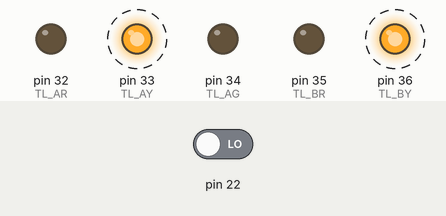
The sketch below on a simulated Arduino Mega 2560, built with avr-gcc and run on an emulated ATmega2560. On the bench: output pins drawn as LEDs (lit = HIGH). Dashed ring = blinking. The inputs (shaded band) are chosen by the test bench; at power-on: pin 22 LOW.

Above: at 4.8 s.
4.9 s: pin 22 driven HIGH
At 5.8 s:
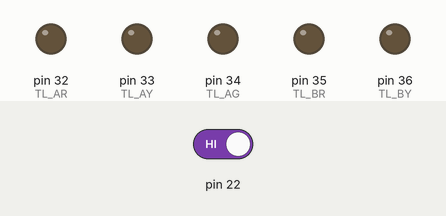
At 7.0 s:
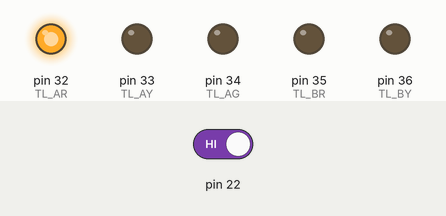
Timing chart, 0 to 8.5 s (numbered marks = the images above; inputs shaded):
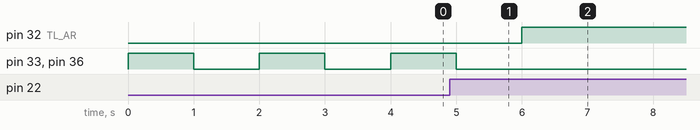

Measured:
- after the input at 4.9 s, pin 32 (TL_AR): LOW → HIGH after 1.1 s; pin 33 (TL_AY), pin 36 (TL_BY): goes on until 5.0 s, then stays LOW
- by itself, pin 33 (TL_AY), pin 36 (TL_BY): alternates HIGH for 1.0 s and LOW for 1.0 s

The sketch:

traffic_light.ino
```cpp
#include <Arduino.h>
#include <avr/delay.h>

// time
#define T1 70
#define T2 77
#define T3 147
#define T4 154

/* Definitions of traffic lights on PORT C
 *
 * TL_A  : Mask for traffic light A
 * TL_AR : Bit for RED on TR_A
 * TL_AY : Bit for YELLOW on TR_A
 * TL_AG : Bit fot GREEN on TR_A
 */
#define TL_AR 5
#define TL_AY 4
#define TL_AG 3
#define TL_A (1<<TL_AR | 1<<TL_AY|  1<<TL_AG)

#define TL_BR 2
#define TL_BY 1
#define TL_BG 0
#define TL_B (1<<TL_BR | 1<<TL_BY|  1<<TL_BG)

// On PORT A
#define TL_ON 0

void setup() {
    DDRC |= TL_A | TL_B;
    DDRC &= ~(1<<TL_ON);
}

void loop() {
    // if PA0 is LOW, blink at .5 Hz
    while (!(PINA & 1<<TL_ON)) {
        PORTC |= 1<<TL_AY | 1<<TL_BY;
        _delay_ms(1000);
        PORTC &= ~(1<<TL_AY | 1<<TL_BY);
        _delay_ms(1000);
    }

    PORTC &= 0;
    // `t` counts how many seconds have passed
    for (uint16_t t = 0; t <= T4; t++) {

        // PORTC |= (t < T2) ? 1<<TL_AR : 1;
        // Traffic Light A RED (TL_AR)
        if (t < T2) {
            PORTC |= 1<<TL_AR;
        }

        // Traffic Light A YELLOW (TL_AY)
        if (T3 <= t && t < T4) {
            PORTC |= 1<<TL_AY;
        }

        // Traffic Light A GREEN (TL_AG)
        if (T2 <= t && t < T3) {
            PORTC |= 1<<TL_AG;
        }

        // Traffic Light B RED (TL_BR)
        if (T2 <= t && t < T4) {
            PORTC |= 1<<TL_BR;
        }

        // Traffic Light B YELLOW (TL_BY)
        if (T1 <= t && t < T2) {
            PORTC |= 1<<TL_BY;
        }

        // Traffic Lifht B GREEN (TL_BG)
        if (t < T1) {
            PORTC |= 1<<TL_BG;
        }

        // Wait for 1 Second
        _delay_ms(1000);
        // Reset, everything will be turned back on with the next iteration
        PORTC &= 0;
    }
}
```
